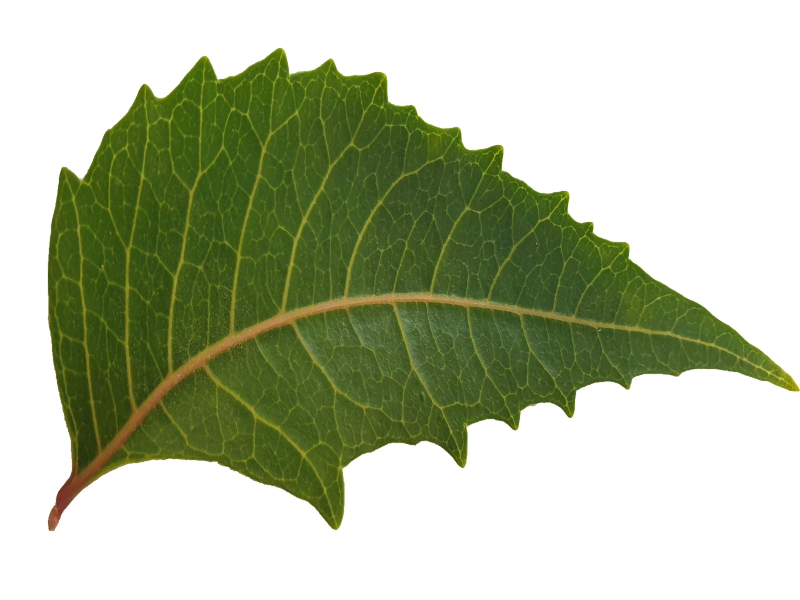
#> input picture Mini_1/Dataset/Azadirachta Indica (Neem)/AI-S-009.jpg, 1600 x 1200 px, found by its file name (shown at 1/2 size)
$ jupyter execute --allow-errors 'using SVM.ipynb'   (older library calls are emulated)
#> lines starting #> are read from the running program, lines starting #| are printed output that depends on the picture; after the words box and inside, x2 and y2 are one past the last pixel; in counts of white or black regions, pixels touching at a corner belong together; pictures that were not available may be replaced by others from this repository, and a replacement may not be noted
[cell 1]
import cv2
import os
import numpy as np
from skimage.feature import greycomatrix, greycoprops

# Define input and output directories
input_dir = r'D:\Mini Project-1\Leaf_images\Leaf_images'
output_dir = r'D:\Mini Project-1\Leaf_images\Preprocessed_Images\preprocessed_leaf_images'

# Define desired image size
image_size = (256, 256)

# Initialize arrays to store features and labels
shape_features = []
texture_features = []
labels = []

# Loop over all subfolders in the input directory
for subfolder in os.listdir(input_dir):
    subfolder_path = os.path.join(input_dir, subfolder)
    if os.path.isdir(subfolder_path):
        # Loop over all files in the subfolder
        for filename in os.listdir(subfolder_path):
            # Read the image
            img = cv2.imread(os.path.join(subfolder_path, filename))

            # Resize the image to the desired size
            img = cv2.resize(img, image_size)

            # Convert the image to grayscale
            gray = cv2.cvtColor(img, cv2.COLOR_BGR2GRAY)

            # Apply histogram equalization
            clahe = cv2.createCLAHE(clipLimit=2.0, tileGridSize=(8,8))
            eq_img = clahe.apply(gray)

            # Apply Otsu's thresholding to segment the leaf from the background
            _, thresh = cv2.threshold(eq_img, 0, 255, cv2.THRESH_BINARY_INV+cv2.THRESH_OTSU)

            # Apply morphological operations to remove noise and smooth the edges of the leaf
            kernel = cv2.getStructuringElement(cv2.MORPH_ELLIPSE, (5, 5))
            closing = cv2.morphologyEx(thresh, cv2.MORPH_CLOSE, kernel)

            # Extract shape features
            contours, _ = cv2.findContours(closing, cv2.RETR_EXTERNAL, cv2.CHAIN_APPROX_SIMPLE)
            if len(contours) > 0:
                contour = max(contours, key=cv2.contourArea)
                area = cv2.contourArea(contour)
                perimeter = cv2.arcLength(contour, True)
                x, y, w, h = cv2.boundingRect(contour)
                aspect_ratio = w / h
                shape_features.append([area, perimeter, aspect_ratio])
                labels.append(subfolder)

            # Extract texture features
            glcm = greycomatrix(gray, [5], [0], symmetric=True, normed=True)
            homogeneity = greycoprops(glcm, 'homogeneity')
            texture_features.append(np.mean(homogeneity, axis=0).tolist())

# Convert features and labels to numpy arrays
shape_features = np.array(shape_features)
texture_features = np.array(texture_features)
labels = np.array(labels)

[cell 2]
from sklearn.model_selection import train_test_split
from sklearn.svm import SVC
from sklearn.metrics import classification_report
from sklearn.metrics import accuracy_score
# Combine shape and texture features
import numpy as np
from sklearn.model_selection import train_test_split
from sklearn.svm import SVC

# Combine shape and texture features
features = np.hstack((shape_features, texture_features))

# Split data into training and testing sets
#> (the rest of this cell did not finish here and is left out)

[cell 3]
from sklearn.metrics import confusion_matrix

# Get predictions on test data
#> (the rest of this cell did not finish here and is left out)

[cell 4]
import matplotlib.pyplot as plt
from sklearn.metrics import confusion_matrix

# Generate confusion matrix
#> (the rest of this cell did not finish here and is left out)

[cell 5]
from sklearn.metrics import precision_score, recall_score, f1_score

# Calculate precision, recall, and f1 score
#> (the rest of this cell did not finish here and is left out)

#> (a cell that did not finish here is left out)

[cell 7]
import numpy as np
import matplotlib.pyplot as plt
from sklearn.metrics import precision_recall_curve, average_precision_score

# Define the classes
classes = ['neem', 'peepal', 'tulasi']

# Generate some random 1D arrays for y_test and y_pred
y_test = np.random.randint(low=0, high=2, size=100)
y_pred = np.random.rand(100)

# Reshape y_test and y_pred to 2D arrays with one column
y_test = y_test.reshape(-1, 1)
y_pred = y_pred.reshape(-1, 1)

# Compute precision-recall curve for each class
precision = dict()
recall = dict()
average_precision = dict()
for i, class_name in enumerate(classes):
    precision[i], recall[i], _ = precision_recall_curve(y_test, y_pred)
    average_precision[i] = average_precision_score(y_test, y_pred)

# Plot the precision-recall curves
plt.figure()
plt.step(recall[0], precision[0], color='b', alpha=0.2, where='post')
plt.fill_between(recall[0], precision[0], step='post', alpha=0.2, color='b')
plt.xlabel('Recall')
plt.ylabel('Precision')
plt.ylim([0.0, 1.05])
plt.xlim([0.0, 1.0])
plt.title('Precision-Recall curve: AP={0:0.2f}'.format(average_precision[0]))
plt.show()
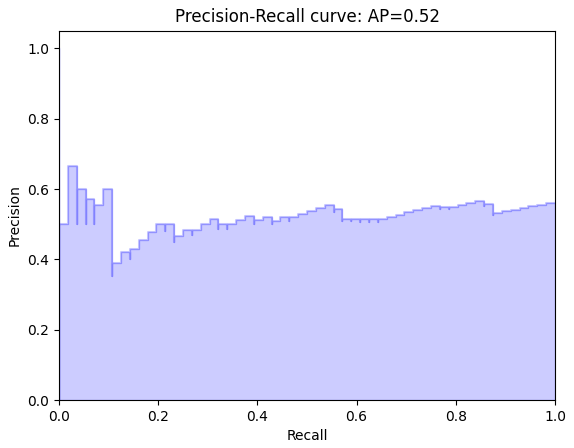
#> figure drawn by matplotlib, 1 panel

[cell 8]
from sklearn.model_selection import GridSearchCV

# Define the hyperparameters to tune
param_grid = {'C': [0.1, 1, 10, 100], 'kernel': ['linear', 'rbf']}

# Create an instance of the SVM classifier
svm = SVC(random_state=42)

# Create an instance of GridSearchCV and fit the data
grid_search = GridSearchCV(svm, param_grid, cv=5, scoring='accuracy')
#> (the rest of this cell did not finish here and is left out)

[cell 9]
import cv2
import os
import numpy as np
from skimage.feature import greycomatrix, greycoprops
from sklearn.svm import SVC

# Define input and output directories
input_dir = r'D:\Mini Project-1\Leaf_images\Preprocessed_Images\Predected'
output_dir = r'D:\Mini Project-1\Leaf_images\Preprocessed_Images\preprocessed_leaf_images'

# Define desired image size
image_size = (256, 256)

# Initialize arrays to store features and labels
shape_features = []
texture_features = []
labels = []

# Loop over all files in the input directory
for filename in os.listdir(input_dir):
    # Read the image
    img = cv2.imread(os.path.join(input_dir, filename))
#> img is the input picture: shape (1200, 1600, 3); mean B, G, R 162.3, 189, 180.6

    # Resize the image to the desired size
    img = cv2.resize(img, image_size)
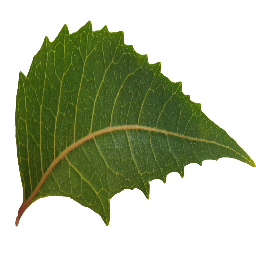
#> img: shape (256, 256, 3); mean B, G, R 162.2, 189, 180.5

    # Convert the image to grayscale
    gray = cv2.cvtColor(img, cv2.COLOR_BGR2GRAY)
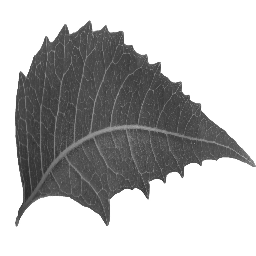
#> gray: shape (256, 256); min 42, max 255, mean 183.4

    # Apply histogram equalization
    clahe = cv2.createCLAHE(clipLimit=2.0, tileGridSize=(8,8))
    eq_img = clahe.apply(gray)
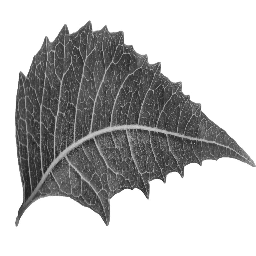
#> eq_img: shape (256, 256); min 28, max 255, mean 186.8

    # Apply Otsu's thresholding to segment the leaf from the background
    _, thresh = cv2.threshold(eq_img, 0, 255, cv2.THRESH_BINARY_INV+cv2.THRESH_OTSU)
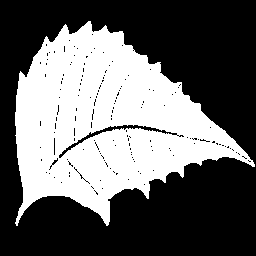
#> thresh: shape (256, 256); 40% white; 1 white region, box (x1, y1, x2, y2) and area: (15, 21, 255, 226) 26217

    # Apply morphological operations to remove noise and smooth the edges of the leaf
    kernel = cv2.getStructuringElement(cv2.MORPH_ELLIPSE, (5, 5))
    closing = cv2.morphologyEx(thresh, cv2.MORPH_CLOSE, kernel)
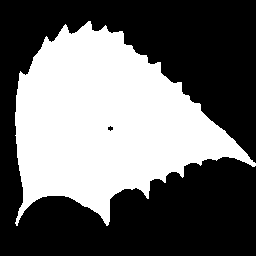
#> closing: shape (256, 256); 41.2% white; 1 white region

    # Extract shape features
    contours, _ = cv2.findContours(closing, cv2.RETR_EXTERNAL, cv2.CHAIN_APPROX_SIMPLE)
#> contours = 1 contour; box (x1, y1, x2, y2) and area: (15, 21, 256, 226) 26624
    if len(contours) > 0:
        contour = max(contours, key=cv2.contourArea)
#> contour = contour of 371 points, box (x1, y1, x2, y2) (15, 21, 256, 226), area 26624
        area = cv2.contourArea(contour)
#> area = 26623.5
        perimeter = cv2.arcLength(contour, True)
#> perimeter = 924.5
        x, y, w, h = cv2.boundingRect(contour)
#> x = 15; y = 21; w = 241; h = 205
        aspect_ratio = w / h
#> aspect_ratio = 1.18
        shape_features.append([area, perimeter, aspect_ratio])

    # Extract texture features
    glcm = greycomatrix(gray, [5], [0], symmetric=True, normed=True)
    homogeneity = greycoprops(glcm, 'homogeneity')
#> homogeneity = [0.589]
    texture_features.append(np.mean(homogeneity, axis=0).tolist())

# Convert features to numpy arrays
shape_features = np.array(shape_features)
#> shape_features = [[26623.5, 924.5, 1.18]]
texture_features = np.array(texture_features)
#> texture_features = [0.589]

# Concatenate shape and texture features
features = np.concatenate((shape_features, texture_features), axis=1)
#> features = [[26623.5, 924.5, 1.18, 0.589]]

# Load the trained SVM model

#> (the rest of this cell did not finish here and is left out)

$ run again, on Mini_1/Dataset/Azadirachta Indica (Neem)/AI-S-020.jpg
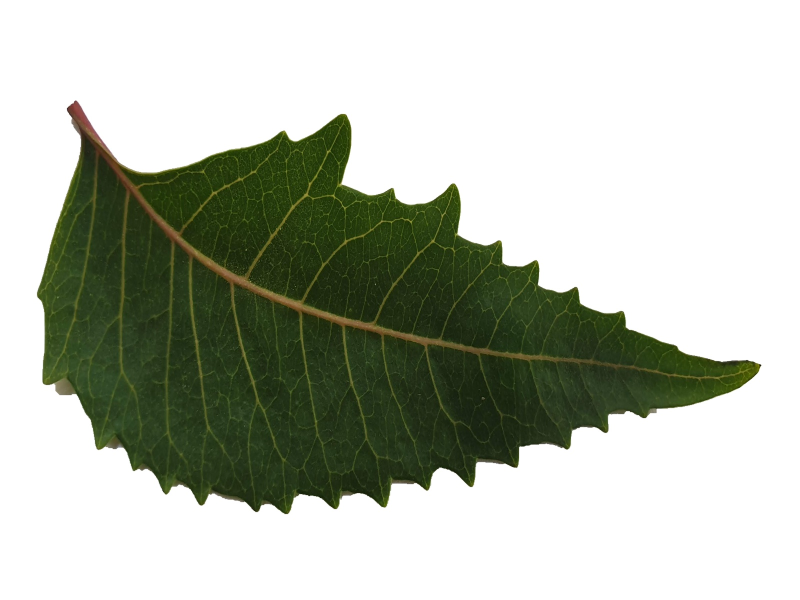
#> input picture Mini_1/Dataset/Azadirachta Indica (Neem)/AI-S-020.jpg, 1600 x 1200 px, found by its file name (shown at 1/2 size)
#> img is the input picture: shape (1200, 1600, 3); mean B, G, R 175.7, 188.2, 182.9
#> img: shape (256, 256, 3)
#> `_, thresh = cv2.threshold(eq_img, 0, 255, cv2.THRESH_BINARY_INV+cv2.TH..`:
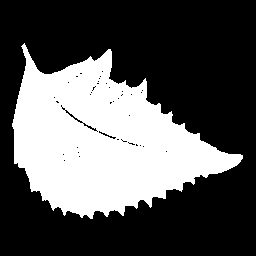
#> thresh: shape (256, 256); 34% white; 1 white region, box (x1, y1, x2, y2) and area: (12, 43, 243, 219) 22255
#> `closing = cv2.morphologyEx(thresh, cv2.MORPH_CLOSE, kernel)`:
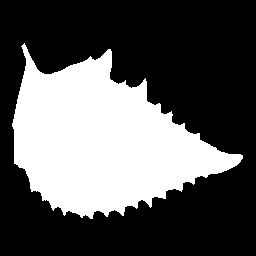
#> closing: shape (256, 256); 34.3% white; 1 white region
#> contours = 1 contour; box (x1, y1, x2, y2) and area: (12, 43, 243, 219) 22084
#> contour = contour of 431 points, box (x1, y1, x2, y2) (12, 43, 243, 219), area 22084
#> area = 22083.5
#> perimeter = 868.4
#> x = 12; y = 43; w = 231; h = 176
#> aspect_ratio = 1.31
#> homogeneity = [0.665]
#> shape_features = [[22083.5, 868.4, 1.31]]
#> texture_features = [0.665]
#> features = [[22083.5, 868.4, 1.31, 0.665]]
